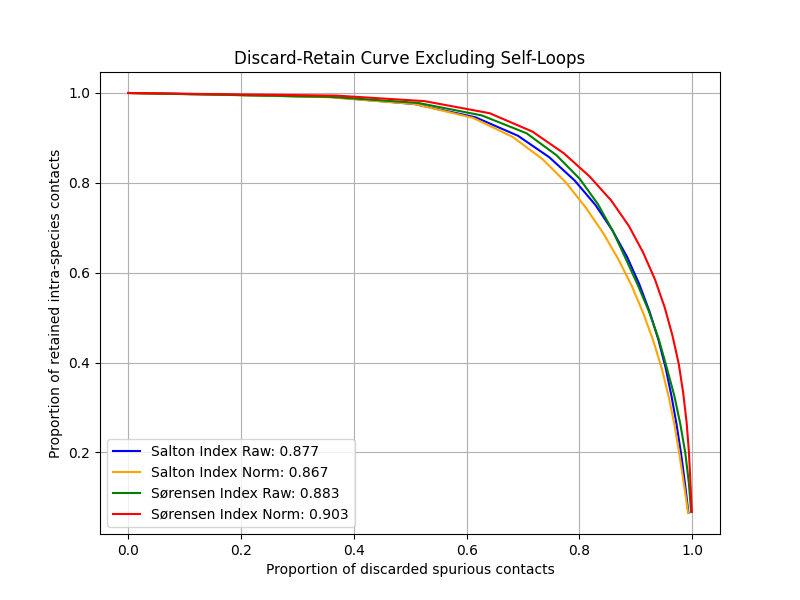

Python code for this plot:
import os
import numpy as np
import pandas as pd
from scipy.sparse import load_npz, coo_matrix
import matplotlib.pyplot as plt
from sklearn.metrics import auc
import statsmodels.api as sm

# Directory and file paths for the data
script_dir = '../data'
contact_matrix_path = os.path.join(script_dir, 'raw_contact_matrix.npz')
metadata_path = os.path.join(script_dir, 'corrected_contig_info_combine.csv')

# Load data
contact_matrix = load_npz(contact_matrix_path).tocoo()
metadata = pd.read_csv(metadata_path)

# Function to extract neighbors and edge weights
def extract_neighbors_and_weights(contact_matrix):
    neighbors = {}
    row, col, data = contact_matrix.row, contact_matrix.col, contact_matrix.data
    for i, j, weight in zip(row, col, data):
        if i == j:
            continue  # Skip self-loops
        if i not in neighbors:
            neighbors[i] = {}
        if j not in neighbors:
            neighbors[j] = {}
        neighbors[i][j] = float(weight)
        neighbors[j][i] = float(weight)  
    return neighbors

# Function to calculate true positives
def calculate_true_positives(contact_matrix, metadata):
    species_map = dict(zip(metadata['Contig name'], metadata['True identity']))
    true_positives = set()
    for i, j in zip(contact_matrix.row, contact_matrix.col):
        if i == j:
            continue  # Skip self-loops
        contig1 = metadata.loc[i, 'Contig name']
        contig2 = metadata.loc[j, 'Contig name']
        if species_map.get(contig1) == species_map.get(contig2):
            true_positives.add((i, j))
    return true_positives

# Function to calculate Salton Index
def salton_index(contact_matrix):
    neighbors = extract_neighbors_and_weights(contact_matrix)
    salton_scores = []
    for i in neighbors:
        for j in neighbors[i]:
            neighbors_i = set(neighbors[i].keys())
            neighbors_j = set(neighbors[j].keys())
            common_neighbors = neighbors_i & neighbors_j
            numerator = sum(neighbors[i][k] * neighbors[j][k] for k in common_neighbors)
            denominator = np.sqrt(sum(neighbors[i][k]**2 for k in neighbors_i) * sum(neighbors[j][k]**2 for k in neighbors_j))
            salton_scores.append((i, j, numerator / denominator if denominator != 0 else 0))
    return salton_scores

# Function to calculate Sørensen Index
def sorensen_index(contact_matrix):
    neighbors = extract_neighbors_and_weights(contact_matrix)
    sorensen_scores = []
    for i in neighbors:
        for j in neighbors[i]:
            neighbors_i = set(neighbors[i].keys())
            neighbors_j = set(neighbors[j].keys())
            common_neighbors = neighbors_i & neighbors_j
            numerator = 2 * sum(min(neighbors[i][k], neighbors[j][k]) for k in common_neighbors)
            denominator = sum(neighbors[i][k] for k in neighbors_i) + sum(neighbors[j][k] for k in neighbors_j)
            sorensen_scores.append((i, j, numerator / denominator if denominator != 0 else 0))
    return sorensen_scores

# Function to calculate scores for each contact pair
def calculate_scores(contact_matrix, true_positives):
    scores = []
    for i, j, value in zip(contact_matrix.row, contact_matrix.col, contact_matrix.data):
        if i == j:
            continue  # Skip self-loops
        scores.append((i, j, value, (i, j) in true_positives))
    return scores

# Function to calculate AUDRC
def calculate_audrc(scores):
    scores.sort(key=lambda x: x[2], reverse=True)
    true_positive_count = sum(1 for _, _, _, is_tp in scores if is_tp)
    spurious_contact_count = len(scores) - true_positive_count
    tpr = []
    discard_proportion = []
    thresholds = np.percentile([x[2] for x in scores], np.arange(0, 100, 5))
    for threshold in thresholds:
        tp_cumsum = sum(1 for _, _, score, is_tp in scores if score >= threshold and is_tp)
        spurious_cumsum = sum(1 for _, _, score, is_tp in scores if score < threshold and not is_tp)
        tpr.append(tp_cumsum / true_positive_count)
        discard_proportion.append(spurious_cumsum / spurious_contact_count)
    audrc = auc(discard_proportion, tpr)
    return audrc, tpr, discard_proportion


# Function to plot the discard-retain curve
def plot_discard_retain_curve(discard_proportion, tpr, audrc, method_label, color):
    plt.plot(discard_proportion, tpr, label=f'{method_label}: {audrc:.3f}', color=color)

# NormCC normalization function 
def normcc(df):
    df['log_site'] = np.log(df['Number of restriction sites'])
    df['log_length'] = np.log(df['Contig length'])
    df['log_covcc'] = np.log(df['Contig coverage'])
    df['signal'] = df['Hi-C contacts mapped to the same contigs']
    df['log_site'] = np.where(df['log_site'] <= 0, 0.0001, df['log_site'])
    df['log_length'] = np.where(df['log_length'] <= 0, 0.0001, df['log_length'])
    df['log_covcc'] = np.where(df['log_covcc'] <= 0, 0.0001, df['log_covcc'])
    exog = df[['log_site', 'log_length', 'log_covcc']]
    endog = df[['signal']]
    exog = sm.add_constant(exog)
    glm_nb = sm.GLM(endog, exog, family=sm.families.NegativeBinomial(alpha=1))
    res = glm_nb.fit(method="lbfgs")
    return res.params

# Main function
def main():
    true_positives = calculate_true_positives(contact_matrix, metadata)
    # NormCC normalization
    norm_params = normcc(metadata)
    norm_data = []
    mu = np.exp(metadata['log_site'] * norm_params['log_site'] +
                metadata['log_length'] * norm_params['log_length'] +
                metadata['log_covcc'] * norm_params['log_covcc'] +
                norm_params['const'])
    for idx, value in enumerate(contact_matrix.data):
        i, j = contact_matrix.row[idx], contact_matrix.col[idx]
        norm_value = value / np.sqrt(mu[i] * mu[j])
        norm_data.append(norm_value)
    norm_contact_matrix = coo_matrix((norm_data, (contact_matrix.row, contact_matrix.col)), shape=contact_matrix.shape)
    # Calculate Salton Index scores and AUDRC for raw and normalized data
    salton_scores_raw = [(i, j, score, (i, j) in true_positives) for (i, j, score) in salton_index(contact_matrix)]
    audrc_salton_raw, tpr_salton_raw, discard_proportion_salton_raw = calculate_audrc(salton_scores_raw)
    salton_scores_norm = [(i, j, score, (i, j) in true_positives) for (i, j, score) in salton_index(norm_contact_matrix)]
    audrc_salton_norm, tpr_salton_norm, discard_proportion_salton_norm = calculate_audrc(salton_scores_norm)
    # Calculate Sørensen Index scores and AUDRC for raw and normalized data
    sorensen_scores_raw = [(i, j, score, (i, j) in true_positives) for (i, j, score) in sorensen_index(contact_matrix)]
    audrc_sorensen_raw, tpr_sorensen_raw, discard_proportion_sorensen_raw = calculate_audrc(sorensen_scores_raw)
    sorensen_scores_norm = [(i, j, score, (i, j) in true_positives) for (i, j, score) in sorensen_index(norm_contact_matrix)]
    audrc_sorensen_norm, tpr_sorensen_norm, discard_proportion_sorensen_norm = calculate_audrc(sorensen_scores_norm)
    # Plot results
    plt.figure(figsize=(8, 6))
    plot_discard_retain_curve(discard_proportion_salton_raw, tpr_salton_raw, audrc_salton_raw, 'Salton Index Raw', 'blue')
    plot_discard_retain_curve(discard_proportion_salton_norm, tpr_salton_norm, audrc_salton_norm, 'Salton Index Norm', 'orange')
    plot_discard_retain_curve(discard_proportion_sorensen_raw, tpr_sorensen_raw, audrc_sorensen_raw, 'Sørensen Index Raw', 'green')
    plot_discard_retain_curve(discard_proportion_sorensen_norm, tpr_sorensen_norm, audrc_sorensen_norm, 'Sørensen Index Norm', 'red')
    plt.xlabel('Proportion of discarded spurious contacts')
    plt.ylabel('Proportion of retained intra-species contacts')
    plt.title('Discard-Retain Curve Excluding Self-Loops')
    plt.legend()
    plt.grid(True)
    plt.savefig('audrc_salton_sorensen_excl_self_loops')
    plt.show()

if __name__ == "__main__":
    main()
